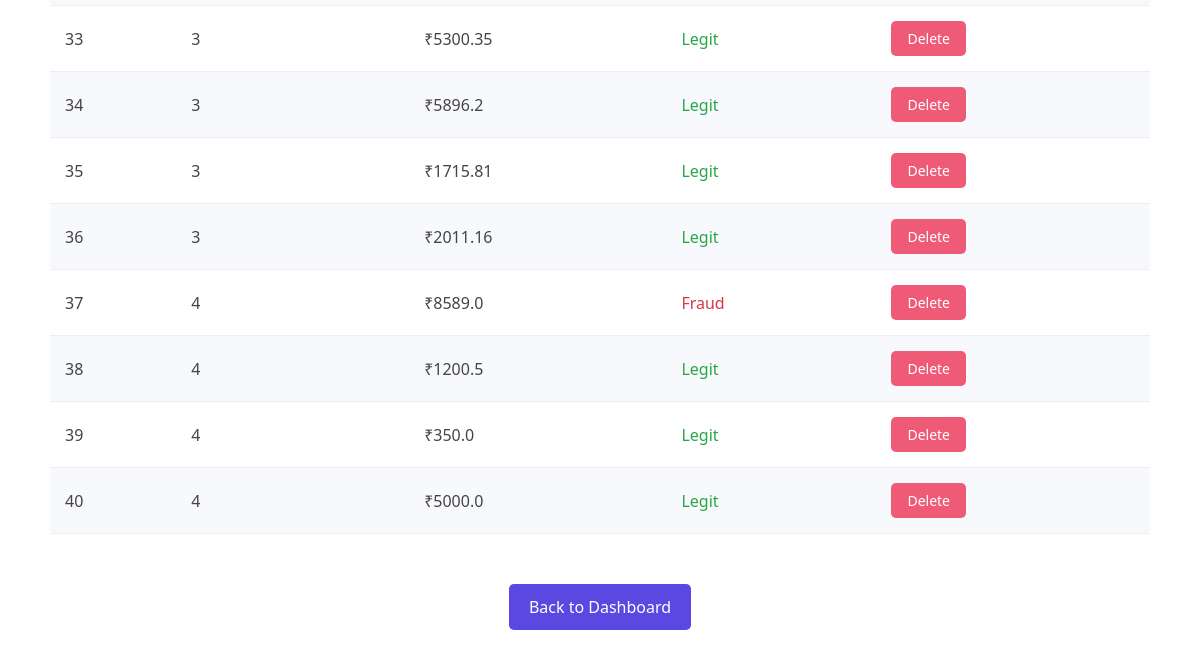
Page /admin/view_all (signed in, lower part) on the earlier database version.
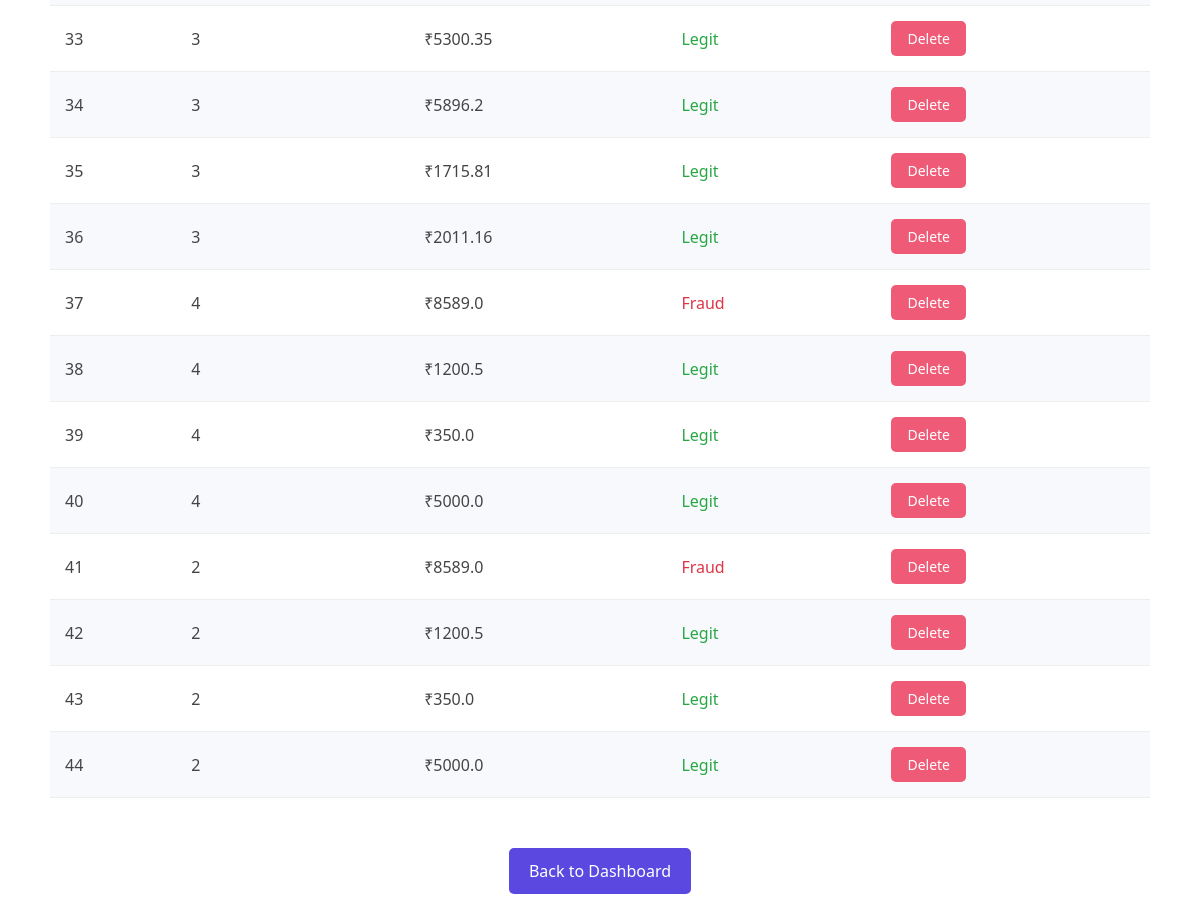
Same page on the later database version.
### models.py (models this page shows)
class Transaction(db.Model):
    id = db.Column(db.Integer, primary_key=True)
    user_id = db.Column(db.Integer, db.ForeignKey('user.id'))
    Amount = db.Column(db.Float)
    MerchantCategory = db.Column(db.String(100))
    TransactionType = db.Column(db.String(100))
    Latitude = db.Column(db.Float)
    Longitude = db.Column(db.Float)
    AvgTransactionAmount = db.Column(db.Float)
    TransactionFrequency = db.Column(db.String(100))
    UnusualLocation = db.Column(db.String(10))
    UnusualAmount = db.Column(db.String(10))
    NewDevice = db.Column(db.String(10))
    FailedAttempts = db.Column(db.Integer)
    BankName = db.Column(db.String(100))
    result = db.Column(db.String(10))

### app.py (the view)
@app.route('/admin/view_all')
@login_required
def view_all_transactions():
    if not current_user.is_admin:
        flash('Unauthorized')
        return redirect(url_for('dashboard'))
    transactions = Transaction.query.all()
    return render_template('admin_transactions.html', transactions=transactions)

### app.py (called while the page is built)
@login_manager.user_loader
def load_user(user_id):
    return User.query.get(int(user_id))

### templates/admin_transactions.html (shortened to what this page needs)
<!DOCTYPE html>
<html lang="en">
<head>
</head>
<body>
    <div class="container">
        <table class="transaction-table">
            <tbody>
                {% for t in transactions %}
                <tr>
                    <td>{{ t.id }}</td>
                    <td>{{ t.user_id }}</td>
                    <td>₹{{ t.Amount }}</td>
                    <td>
                        {% if t.result == 'Fraud' or t.result == 'fraud' %}
                        <span class="result-fraud">{{ t.result }}</span>
                        {% else %}
                        <span class="result-legit">{{ t.result }}</span>
                        {% endif %}
                    </td>
                    <td>
                        <a href="{{ url_for('delete_transaction', transaction_id=t.id) }}" class="delete-btn">Delete</a>
                    </td>
                </tr>
                {% endfor %}
            </tbody>
        </table>
        <div class="bottom-nav">
            <a href="{{ url_for('admin_dashboard') }}" class="back-button">Back to Dashboard</a>
        </div>
    </div>
</body>
</html>

### templates/admin_transactions.html (style rules this page uses)
* { margin: 0; padding: 0; box-sizing: border-box; font-family: 'Segoe UI', Tahoma, Geneva, Verdana, sans-serif; }
body { background-color: #fff; padding: 20px; min-height: 100vh; }
.container { width: 100%; max-width: 1100px; margin: 0 auto; }
.transaction-table { width: 100%; border-collapse: collapse; }
.transaction-table tr:nth-child(even) { background-color: #f8f9fd; }
.transaction-table tr:nth-child(odd) { background-color: #fff; }
.delete-btn { background-color: #ef5a76; color: white; border: none; padding: 8px 16px; border-radius: 5px; cursor: pointer; text-decoration: none; font-size: 14px; display: inline-block; }
.back-button { display: inline-block; background-color: #5b48e0; color: white; padding: 12px 20px; border-radius: 5px; text-decoration: none; font-weight: 500; margin-top: 20px; transition: background-color 0.2s; text-align: center; }
.bottom-nav { text-align: center; margin-top: 30px; }
.result-legit { color: #28a745; font-weight: 500; }
.result-fraud { color: #dc3545; font-weight: 500; }

Differences in the rows shown:
added Transaction: id "41", user_id "2", Amount "8589.0", result "Fraud"
added Transaction: id "42", user_id "2", Amount "1200.5", result "Legit"
added Transaction: id "43", user_id "2", Amount "350.0", result "Legit"
added Transaction: id "44", user_id "2", Amount "5000.0", result "Legit"
